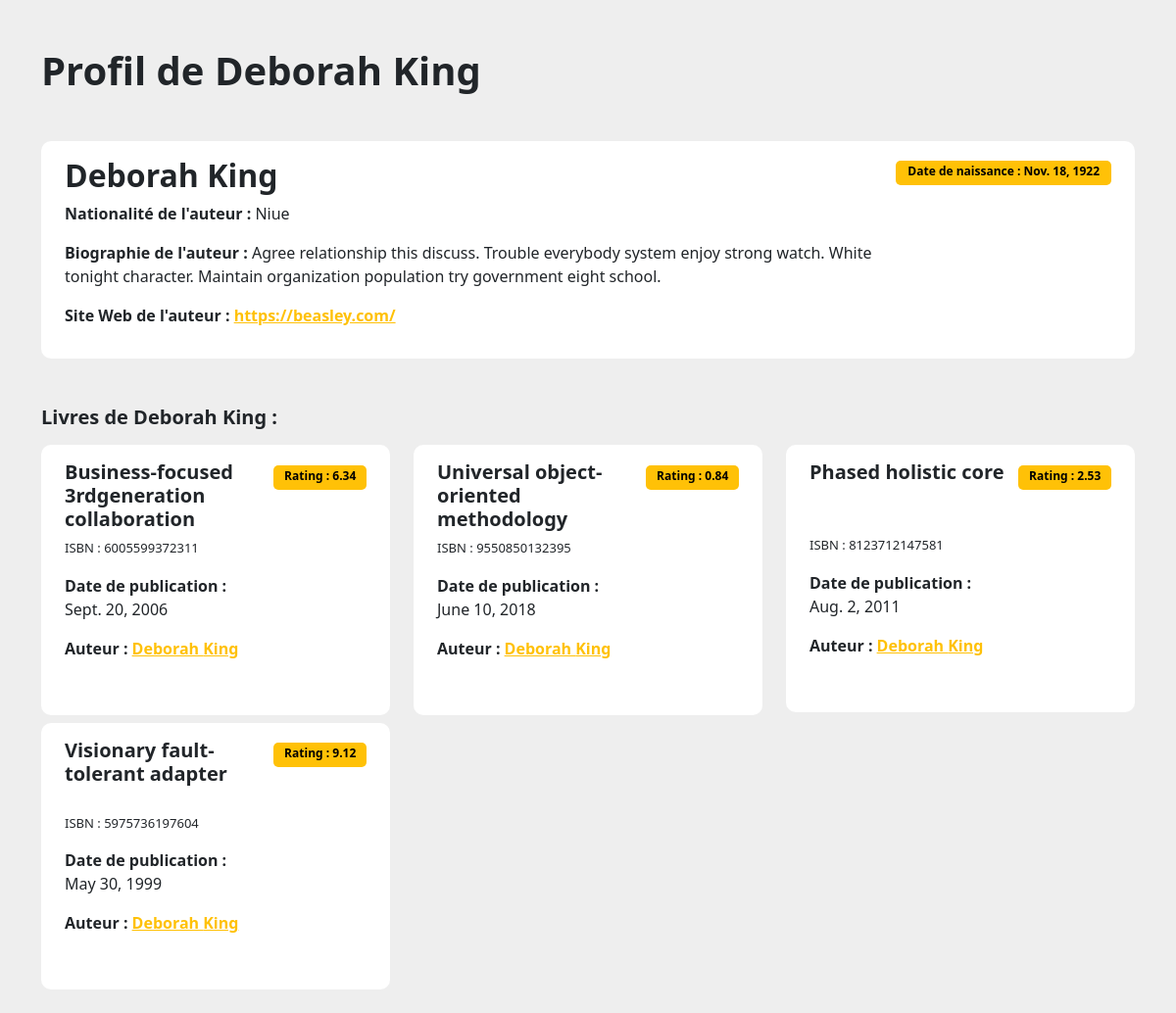
The page /author/37/ on the database its author committed.
### app/models.py (models this page shows, shortened)
class Author(models.Model):
    first_name = models.CharField(max_length=50)
    last_name = models.CharField(max_length=50)
    email = models.EmailField()
    birth_date = models.DateField()
    nationality = models.CharField(max_length=50)
    biography = models.TextField()  # Champ de texte pour la biographie de l'auteur
    website = models.URLField()      # Champ URL pour le site web de l'auteur
    active = models.BooleanField(default=0)   # Champ booléen pour indiquer si l'auteur est actif ou non

class Book(models.Model):
    title = models.CharField(max_length=200)
    publication_date = models.DateField()
    author = models.ForeignKey(Author, on_delete=models.CASCADE)
    genre = models.CharField(max_length=50)     # Champ pour le genre du livre
    ISBN = models.CharField(max_length=20)       # Champ pour le numéro ISBN du livre
    rating = models.DecimalField(max_digits=3, decimal_places=2,null=True)  # Champ pour la notation du livre

### app/views.py (the view)
# urls.py: path('author/<int:author_id>/', views.author_detail, name='author_detail'),
def author_detail(request, author_id):
    author = Author.objects.get(pk=author_id)  # On recupere author par son ID
    books = Book.objects.filter(author=author)  # On recupere les livres de author
    return render(request, 'app/author.html', {'author': author, 'books': books})

### templates/app/author.html (shortened to what this page needs)
{% load static %}
<html>
    <head>
        <link href="https://cdn.jsdelivr.net/npm/bootstrap@5.0.0-beta1/dist/css/bootstrap.min.css" rel="stylesheet">
        <link rel="stylesheet" href="{% static 'css/style.css' %}">
    </head>
        <body>
            <div class="container mt-5 mb-3">
                <div class="row">
                    <div class="col-md-12 ">
                        <h1 class="mb-5"><strong>Profil de {{ author.first_name }} {{ author.last_name }}</strong></h1>
                        <div class="card p-3 mb-5">
                            <div class="d-flex justify-content-between mb-0">
                                <div class="d-flex flex-row align-items-center">
                                    <div class="ms-2 c-details title">
                                        <h2 class="mb-2 h2"><strong>{{ author.first_name }} {{ author.last_name }}</strong></h2>
                                        <p><strong>Nationalité de l'auteur :</strong> {{ author.nationality }}</p>
                                        <p><strong>Biographie de l'auteur :</strong> {{ author.biography }}</p>
                                        <p><strong>Site Web de l'auteur :</strong> <a href="{{ author.website }}">{{ author.website }}</a></p>
                                    </div>
                                </div>
                                <div class="badge date-naissance"><span>Date de naissance : {{ author.birth_date }}</span></div>
                            </div>
                        </div>
                        <h2 class="mb-3 h5"><strong>Livres de {{ author.first_name }} {{ author.last_name }} :</strong></h2>
                    </div>
                </div>
                <div class="row">
                    {% for book in books %}
                    <div class="col-md-4">
                        <div class="card p-3 mb-2">
                            <div class="d-flex justify-content-between mb-4">
                                <div class="d-flex flex-row align-items-center">
                                    <div class="ms-2 c-details title">
                                        <h2 class="mb-2 h5"><strong>{{ book.title }}</strong></h2>
                                        <p><span>ISBN : {{ book.ISBN }}</span></p>
                                        <p><strong>Date de publication : </strong> <br> {{ book.publication_date }}</p>
                                        <p><strong>Auteur : </strong><a href="/author/{{ book.author.id }}/"> {{ book.author.first_name }} {{ book.author.last_name }}</a></p>
                                    </div>
                                </div>
                                <div class="badge"><span>Rating : {{ book.rating }}</span></div>
                            </div>
                        </div>
                    </div>
                    {% endfor %}
                </div>
            </div>
        </body>
</html>

### static/css/style.css (style rules this page uses)
body { background-color: #eee }
.card { border: none; border-radius: 10px }
.c-details span { font-weight: 300; font-size: 13px }
.badge span { background-color: #FFC107; width: 95px; height: 25px; padding-bottom: 3px; border-radius: 5px; display: flex; color: #000000; justify-content: center; align-items: center }
.badge.date-naissance span { width: 220px!important; }
.title a { color: #FFC107; margin-bottom: 5px; font-weight: 700; }
h2.mb-2.h5 { min-height: 69px; }
.ms-2.c-details.title p { font-size: 16px; }

### rows shown on the page
Author: first_name "Deborah", last_name "King", nationality "Niue", biography "Agree relationship this discuss. Trouble everybody system enjoy strong watch. White tonight character. Maintain organization population try government eight school.", website "https://beasley.com/", birth_date "Nov. 18, 1922"
Book: title "Business-focused 3rdgeneration collaboration", ISBN "6005599372311", publication_date "Sept. 20, 2006", author.first_name "Deborah", author.last_name "King", rating "6.34"
Book: title "Universal object-oriented methodology", ISBN "9550850132395", publication_date "June 10, 2018", author.first_name "Deborah", author.last_name "King", rating "0.84"
Book: title "Phased holistic core", ISBN "8123712147581", publication_date "Aug. 2, 2011", author.first_name "Deborah", author.last_name "King", rating "2.53"
Book: title "Visionary fault-tolerant adapter", ISBN "5975736197604", publication_date "May 30, 1999", author.first_name "Deborah", author.last_name "King", rating "9.12"
